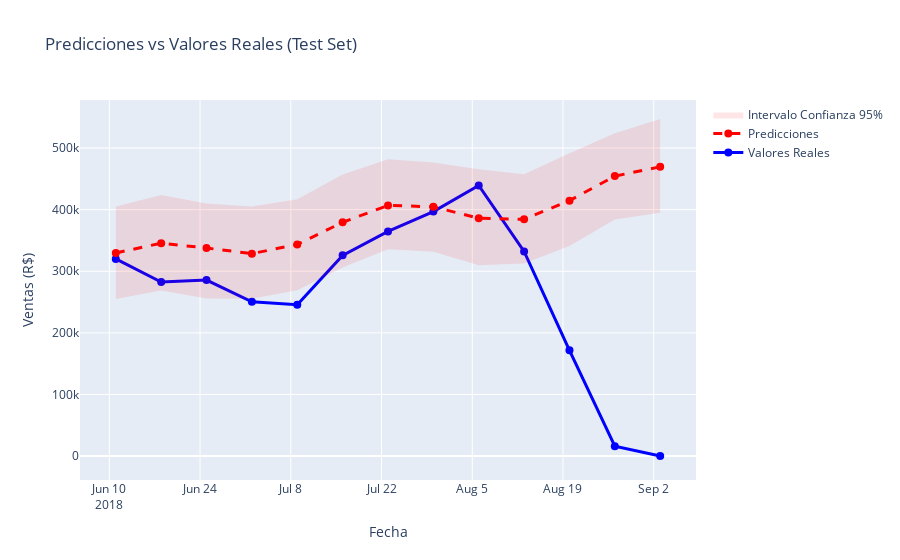

Write notebook code for a chart like this one.
### Code cell
# Visualización de predicciones vs reales en test set
fig = go.Figure()

# Valores reales
fig.add_trace(go.Scatter(
    x=df_comparison['fecha'],
    y=df_comparison['real'],
    mode='lines+markers',
    name='Valores Reales',
    line=dict(color='blue', width=3),
    marker=dict(size=8)
))

# Predicciones
fig.add_trace(go.Scatter(
    x=df_comparison['fecha'],
    y=df_comparison['prediccion'],
    mode='lines+markers',
    name='Predicciones',
    line=dict(color='red', width=3, dash='dash'),
    marker=dict(size=8)
))

# Intervalo de confianza
fig.add_trace(go.Scatter(
    x=df_comparison['fecha'],
    y=df_comparison['limite_superior'],
    mode='lines',
    name='IC 95% Superior',
    line=dict(width=0),
    showlegend=False
))

fig.add_trace(go.Scatter(
    x=df_comparison['fecha'],
    y=df_comparison['limite_inferior'],
    mode='lines',
    name='Intervalo Confianza 95%',
    fill='tonexty',
    fillcolor='rgba(255, 0, 0, 0.1)',
    line=dict(width=0)
))

fig.update_layout(
    title='Predicciones vs Valores Reales (Test Set)',
    xaxis_title='Fecha',
    yaxis_title='Ventas (R$)',
    height=600,
    hovermode='x unified'
)

fig.show()

### Figure 1 — Plotly figure (JSON) as saved in the notebook; plotly's stock layout.template omitted (floating-point values rounded to 4 significant figures)
{"data": [{"line": {"color": "blue", "width": 3}, "marker": {"size": 8}, "mode": "lines+markers", "name": "Valores Reales", "type": "scatter", "x": ["2018-06-11T00:00:00.000000000", "2018-06-18T00:00:00.000000000", "2018-06-25T00:00:00.000000000", "2018-07-02T00:00:00.000000000", "2018-07-09T00:00:00.000000000", "2018-07-16T00:00:00.000000000", "2018-07-23T00:00:00.000000000", "2018-07-30T00:00:00.000000000", "2018-08-06T00:00:00.000000000", "2018-08-13T00:00:00.000000000", "2018-08-20T00:00:00.000000000", "2018-08-27T00:00:00.000000000", "2018-09-03T00:00:00.000000000"], "y": [320100.0, 282600.0, 285700.0, 250400.0, 245600.0, 325800.0, 364700.0, 396800.0, 439200.0, 332100.0, 171700.0, 16000.0, 166.5]}, {"line": {"color": "red", "dash": "dash", "width": 3}, "marker": {"size": 8}, "mode": "lines+markers", "name": "Predicciones", "type": "scatter", "x": ["2018-06-11T00:00:00.000000000", "2018-06-18T00:00:00.000000000", "2018-06-25T00:00:00.000000000", "2018-07-02T00:00:00.000000000", "2018-07-09T00:00:00.000000000", "2018-07-16T00:00:00.000000000", "2018-07-23T00:00:00.000000000", "2018-07-30T00:00:00.000000000", "2018-08-06T00:00:00.000000000", "2018-08-13T00:00:00.000000000", "2018-08-20T00:00:00.000000000", "2018-08-27T00:00:00.000000000", "2018-09-03T00:00:00.000000000"], "y": [329700.0, 345600.0, 337700.0, 328600.0, 343500.0, 379400.0, 406800.0, 404600.0, 386000.0, 384300.0, 414600.0, 454400.0, 469600.0]}, {"line": {"width": 0}, "mode": "lines", "name": "IC 95% Superior", "showlegend": false, "type": "scatter", "x": ["2018-06-11T00:00:00.000000000", "2018-06-18T00:00:00.000000000", "2018-06-25T00:00:00.000000000", "2018-07-02T00:00:00.000000000", "2018-07-09T00:00:00.000000000", "2018-07-16T00:00:00.000000000", "2018-07-23T00:00:00.000000000", "2018-07-30T00:00:00.000000000", "2018-08-06T00:00:00.000000000", "2018-08-13T00:00:00.000000000", "2018-08-20T00:00:00.000000000", "2018-08-27T00:00:00.000000000", "2018-09-03T00:00:00.000000000"], "y": [405100.0, 423900.0, 410100.0, 405200.0, 416600.0, 456800.0, 481900.0, 476400.0, 465500.0, 457600.0, 491700.0, 524100.0, 547100.0]}, {"fill": "tonexty", "fillcolor": "rgba(255, 0, 0, 0.1)", "line": {"width": 0}, "mode": "lines", "name": "Intervalo Confianza 95%", "type": "scatter", "x": ["2018-06-11T00:00:00.000000000", "2018-06-18T00:00:00.000000000", "2018-06-25T00:00:00.000000000", "2018-07-02T00:00:00.000000000", "2018-07-09T00:00:00.000000000", "2018-07-16T00:00:00.000000000", "2018-07-23T00:00:00.000000000", "2018-07-30T00:00:00.000000000", "2018-08-06T00:00:00.000000000", "2018-08-13T00:00:00.000000000", "2018-08-20T00:00:00.000000000", "2018-08-27T00:00:00.000000000", "2018-09-03T00:00:00.000000000"], "y": [254900.0, 268900.0, 255800.0, 255200.0, 269000.0, 306100.0, 335600.0, 331500.0, 309800.0, 312600.0, 341000.0, 383800.0, 395000.0]}], "layout": {"autosize": true, "hovermode": "x unified", "title": {"text": "Predicciones vs Valores Reales (Test Set)"}, "xaxis": {"autorange": true, "range": ["2018-06-05 16:59:11.7426", "2018-09-08 07:00:48.2574"], "title": {"text": "Fecha"}, "type": "date"}, "yaxis": {"autorange": true, "range": [-37960.0, 577900.0], "title": {"text": "Ventas (R$)"}, "type": "linear"}}}
